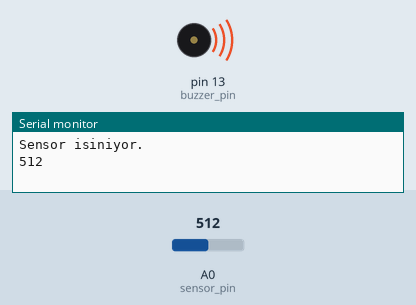
The sketch below on a simulated Arduino Uno, built with avr-gcc and run on an emulated ATmega328P. On the bench: buzzer (waves = sounding, pin HIGH), the last lines printed to the serial monitor. The test bench sets the inputs (shaded band); at power-on: A0 (sensor_pin) = 512.

Above: at 6.2 s.
6.3 s: A0 (sensor_pin) set to 408
9.8 s: A0 (sensor_pin) set to 381
At 11.4 s:
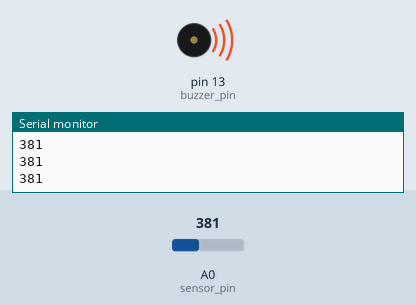
12.4 s: A0 (sensor_pin) set to 410
At 13.2 s:
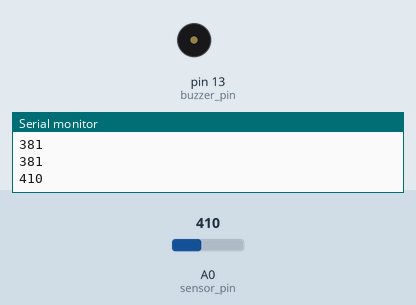
18.3 s: A0 (sensor_pin) set to 390
At 19.4 s:
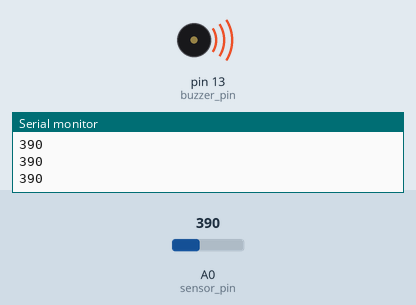
Timing chart, 0 to 21.3 s (numbered marks = the images above; inputs shaded):
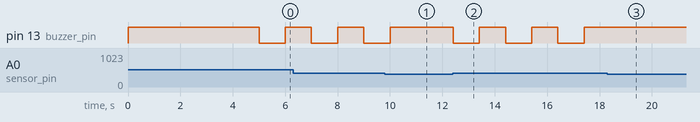

The sketch:

gaz5.ino
```cpp
#define sensor_pin A0
#define buzzer_pin 13
#define preheat_time 5000
#define threshold 400

int sensorValue=0;

void setup()
{
  pinMode(buzzer_pin, OUTPUT);
  digitalWrite(buzzer_pin, HIGH);
  Serial.begin(9600);
  Serial.println("Sensor isiniyor.");
  delay(preheat_time);
}

void loop()
{
  digitalWrite(buzzer_pin, HIGH);
  int sensorValue=analogRead(sensor_pin);
  Serial.println(sensorValue);
  delay(1);
  if(sensorValue>=threshold)
  {
    digitalWrite(buzzer_pin,LOW);
    delay(1000);
    digitalWrite(buzzer_pin,HIGH);
    delay(1000);
  }
  else{
    digitalWrite(buzzer_pin,HIGH);
  }
  }
```

Measured:
- the behaviour switches between 400 and 399 on A0 (sensor_pin) (found by bisection; images 0 and 1)
- after the input at 9.8 s, pin 13 (buzzer_pin): goes on until 10.0 s, then stays HIGH
- after the input at 12.4 s, pin 13 (buzzer_pin): alternates HIGH for 1.0 s and LOW for 1.0 s, starting at once
- after the input at 18.3 s, pin 13 (buzzer_pin): stops changing and stays HIGH
